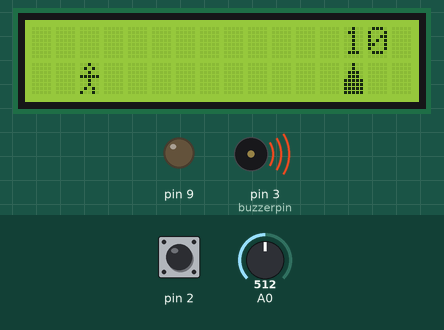
Simulated run of this sketch. Board: Arduino Uno, built with avr-gcc and run on an emulated ATmega328P. Shown: 16×2 character LCD, output pins drawn as LEDs (lit = HIGH), buzzer (waves = sounding). Inputs (shaded band) come from the test bench; at power-on: A0 = 512, pin 2 HIGH. Random numbers use the default seed unless the sketch sets one; pins used as bus, display or sensor lines are not drawn; what the sketch prints to the serial monitor is not drawn.

Above: at 1.2 s.
1.3 s: A0 set to 125
At 3.44 s:
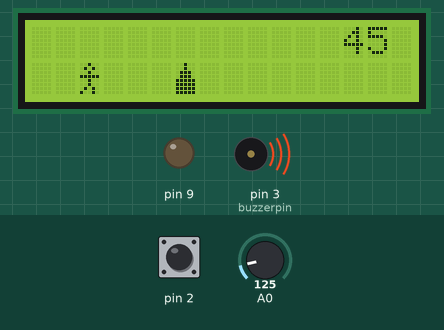
4.3 s: A0 set to 104
At 4.8 s:
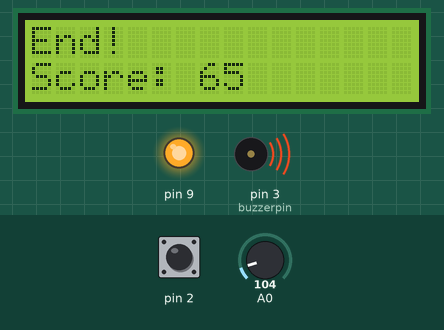
Timing chart, 0 to 11.9 s (numbered marks = the images above; inputs shaded):
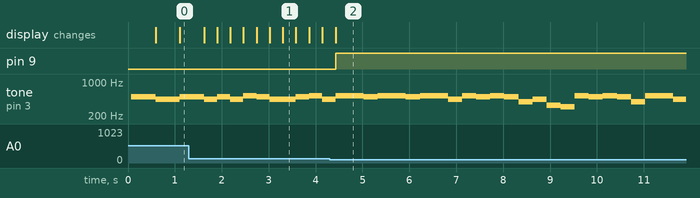

The sketch:

FinalProjectCode.ino
```cpp
/*
      Group 17
      David Garcia
      Zachary Chua
      Deirdre Sheridan
      Gerry Migwi
*/

// LCD INITIALIZATION
#include <LiquidCrystal.h> // lcd library
LiquidCrystal lcd(4,5,6,7,8,12); // initialize the lcd

// INTERRUPT SECTION
// Here the variable used by the interrupt, ypos (position of the player vertically), is initialized as a volatile

volatile int ypos = 1;

// CHARACTERS SECTION
// The characters drawn in the lcd are defined here

byte Player[] = {
  B00100,
  B01010,
  B00100,
  B11111,
  B00100,
  B00100,
  B01010,
  B10010
};

byte Rock[] = {
  B00100,
  B00100,
  B01110,
  B01110,
  B11111,
  B11111,
  B11111,
  B11111
};


// LED SECTION
// The section initializes the variables to make the LED blink between blue and green

int currentTime = 0; // For how much time has the program been running
int prevTime = 0; // For how much time the program ran when the LED changed its color
int colorPin = 10; // The pin in the arduino board that changes the voltage to change the color
int nocolorPin = 11; // The pin in the arduino board that changes the voltage to change the color


void setup() {

  Serial.begin(9600); // Start communication with the Arduino
  iniPins(); // Function to initialize the pins
  initializelcd(); // Function to initialize the lcd
  initialmessage(); // Function to display the initial message of the lcd
  attachInterrupt(digitalPinToInterrupt(2),moveup,CHANGE); // Definition of the interrupt moveup()
  randomSeed(analogRead(A1)); // Random generator seed

  }


void loop() {
  int note = 0; // Initialize the index of the song variable in the ledplay

  int xpos = 2; // Horizontal position of the player
  int rockpos; // Horizontal position of the rock

  int score = 0; // Score
  String strscore;  // Score (string)

  int elements; // Number of elements in the screen at a given point

  bool finish = true; // Boolean that stops the game

  // the while loop runs until the player has collided with a rock and the value of finish is changed to false

  while (finish) {

    int down = 0; // The amount of "time" the player has been in the air

    elements = random(1,5); // The amount of elements that are going to be on the screen
    int dbetween = random(4,8); // The difference between the first and second rock
    rockpos = 15; // Starting position of the first rock
    bool collision = false; // If there has been a collision, it becomes true

    for (rockpos;rockpos+dbetween*(elements-1)>=0;rockpos--){

      printscore(strscore,score); // Prints the current score of the player
      ledplay(); // Blinks the RGB LED between blue and green
      note = playsong(note); // PLays the song and updates the next note that should be played

      // Draw the player
      lcd.setCursor(xpos,ypos);
      lcd.write(byte(0));

      // Draw the rocks
      for (int i = 0; i<elements;i++){
        if (rockpos+dbetween*i>=0 && rockpos+dbetween*i<=15){
          lcd.setCursor(rockpos+dbetween*i,1);
          lcd.write(byte(1));
        }
      }

      // Brings the player to the ground once the interrupt is pressed
      if(ypos==0){
        down++;
        if (down==3){
          ypos = 1;
          down = 0;
        }
      }

      // Determines if the player is in the same horizontal coordinate as the rock
      for (int i = 0; i<elements;i++){
        if (rockpos+dbetween*(i)==xpos){
          collision = true;
        }
      }

      // If the player is in the same horizontal coordinate, the conditional checks if it's
      // in the same vertical and ends the game if it is. At the end changes the bool
      // collision to false.

      if (collision){
        if (ypos == 1){

          // Prints the results in the lcd
          lcd.clear();
          lcd.setCursor(0,0);
          lcd.write("End!");
          lcd.setCursor(0,1);
          lcd.write("Score: ");
          lcd.setCursor(7,1);
          strscore = String(score);
          lcd.print(strscore);

          // Changes the color of the led
          ledloss();

          // Plays the song indefinitely
          while (true) {
            note = playsong(note);
            delay(300);
          }
        }
        collision = false;
        score = score + 20; // Updates the score
      }

      gamespeed(); // Delay determined by the potentiometer
      score = score + 5; // Updates the score
      lcd.clear(); // Clears the LCD
    }
  }
}

void moveup(){
  // The interrupt changes the position of the player to make it jump
  ypos = 0; // Vertical position of the player is updated to move up

}

// Prints the score
void printscore(String strscore,int score){
  lcd.setCursor(13,0);
  strscore = String(score);
  lcd.print(strscore);
}

// Makes the LED blink between green and blue
int ledplay(){
  int intervalLED = 500;
  currentTime = millis();
  Serial.println(currentTime);
  Serial.println(prevTime);
  if (currentTime - prevTime < intervalLED){
    if (colorPin == 10){
      colorPin = 11;
      nocolorPin = 10;
    } else {
      colorPin = 10;
      nocolorPin = 11;
    }
    analogWrite(9, 0);
    analogWrite(nocolorPin, 0);
    analogWrite(colorPin, 255);
  }
  prevTime = currentTime;
}

// Changes the color of the LED to red when the user loses
void ledloss(){
  analogWrite(9,255);
  analogWrite(10,0);
  analogWrite(11,0);
}

// Initializes the Pins
void iniPins(){
  pinMode(1, OUTPUT);
  pinMode(2, INPUT);
  for (int i = 4;i>=12;i++){
    pinMode(i, OUTPUT);
  }
  digitalWrite(1,HIGH);
}

// Initialize the lcd
void initializelcd(){
  lcd.createChar(0, Player);
  lcd.createChar(1, Rock);
  lcd.clear();
  lcd.begin(16,2);
}

// Changes the speed at which the game is being played by using a delay; the value depends on a potentiometer
void gamespeed(){
  float voltage = analogRead(A0);
  voltage = voltage*5./1023.;
  float gamedelay = 125*voltage+200;
  delay(gamedelay);

}

// The initial message when the game starts
void initialmessage(){
  lcd.setCursor(0,0);
  lcd.print("Welcome! Press");
  lcd.setCursor(0,1);
  lcd.print("button to start");
  while (digitalRead(2)==LOW);
  lcd.clear();
}

// Plays the song
int playsong(int note){

  // Frequency of the notes
  int A = 440;
  int B = 493;
  int C = 523;
  int D1 = 294;
  int D = 311;
  int E = 330;
  int F = 349;
  int G = 392;

  // Order of the notes
  int song[164] = {B, A, B, A, B, A, C, B, A, A, B, C, A, B, C, C, B, C, C, B, C, C, A, C, B, C, B, G, A, E, D, C, B, C, B,
  G, C, C, A, C, B, C, B, G, A, A, F, A, G, A, G, C, C, C, A, C, B, C, B, G, A, E, D, C, B, C, B, G, C, D, E, C, C, D,
  E, C, C, E, D1, C, D1, C, G, A, G, C, A, C, E, E, F, E, G, E, E, C, C, C, A, C, B, C, B, G, A, E, D, C, B, C, B, G,
  C, C, A, C, B, C, B, G, A, A, F, A, G, A, G, C, C, C, A, C, B, C, B, G, A, E, D, C, B, C, B, G, C, C, A, C, B, C,
  B, G, A, A, A, F, A, G, A, G, C, C, E, D};

  int buzzerpin = 3; // Pin of the piezo
  noTone(buzzerpin); // Stops the previous note
  tone(buzzerpin,song[note%164]); // Plays the next note
  note++; // Updates the song[] index
  return note; // Returns the index
}
```

Measured:
- the behaviour switches between 113 and 112 on A0 (found by bisection; images 1 and 2)
- by itself, tone on pin 3 (buzzerpin): plays 523 Hz for 0.60 s, 493 Hz for 0.30 s, 523 Hz for 0.60 s, 493 Hz for 0.30 s, 523 Hz for 0.60 s, 440 Hz for 0.30 s … (21 notes in this stretch)
